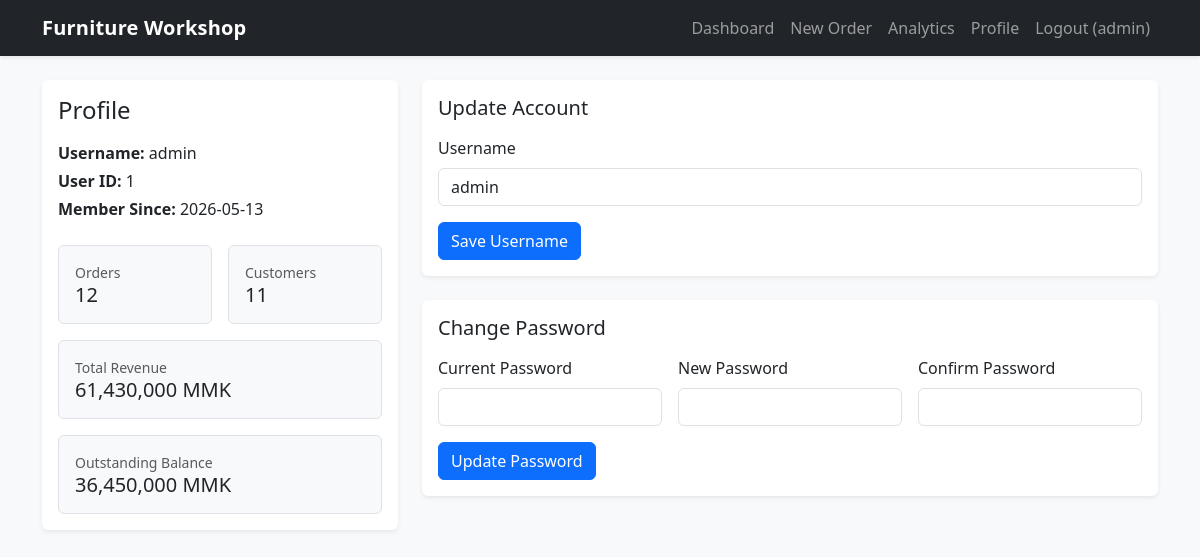
Screenshot of /profile (signed in) with the database file from the repository.
### tables this page shows
CREATE TABLE users (
            id INTEGER PRIMARY KEY AUTOINCREMENT,
            username TEXT NOT NULL UNIQUE,
            password_hash TEXT NOT NULL,
            created_at TEXT NOT NULL
        );

### app.py (the view, shortened to what this page needs)
@app.route("/profile", methods=["GET", "POST"])
@login_required
def profile() -> str | Any:
    init_db()
    db = get_db()
    user_id = int(current_user.id)
    user_row = db.execute(
        "SELECT id, username, password_hash, created_at FROM users WHERE id = ?",
        (user_id,),
    ).fetchone()
    if not user_row:
        logout_user()
        flash("User account not found.", "error")
        return redirect(url_for("login"))
    account_form = AccountForm()
    password_form = PasswordForm()
    if request.method == "GET" or request.form.get("form_type", "").strip() != "account":
        account_form.username.data = user_row["username"]
    order_count = db.execute(
        "SELECT COUNT(*) AS c FROM orders WHERE user_id = ?",
        (user_id,),
    ).fetchone()["c"]
    customer_count = db.execute(
        "SELECT COUNT(*) AS c FROM customers WHERE user_id = ?",
        (user_id,),
    ).fetchone()["c"]
    total_revenue = db.execute(
        "SELECT COALESCE(SUM(total_amount), 0) AS v FROM orders WHERE user_id = ?",
        (user_id,),
    ).fetchone()["v"]
    outstanding = db.execute(
        "SELECT COALESCE(SUM(balance), 0) AS v FROM orders WHERE user_id = ?",
        (user_id,),
    ).fetchone()["v"]
    return render_template(
        "profile.html",
        profile=user_row,
        order_count=order_count,
        customer_count=customer_count,
        total_revenue=total_revenue,
        outstanding=outstanding,
        account_form=account_form,
        password_form=password_form,
    )

### forms.py (shortened to what this page needs)
class AccountForm(FlaskForm):
    form_type = HiddenField(default="account")
    username = StringField(
        "Username",
        validators=[
            DataRequired(),
            Length(min=3, max=30),
            Regexp(
                USERNAME_PATTERN,
                message="Use only letters, numbers, dots, underscores, or hyphens.",
            ),
        ],
    )
    submit_account = SubmitField("Save Username")

class PasswordForm(FlaskForm):
    form_type = HiddenField(default="password")
    current_password = PasswordField("Current Password", validators=[DataRequired()])
    new_password = PasswordField("New Password", validators=[DataRequired(), Length(max=128)])
    confirm_password = PasswordField(
        "Confirm Password",
        validators=[
            DataRequired(),
            EqualTo("new_password", message="New password and confirmation do not match."),
        ],
    )
    submit_password = SubmitField("Update Password")

### app.py (called while the page is built, shortened)
@login_manager.user_loader
def load_user(user_id: str) -> User | None:
    db = get_db()
    row = db.execute(
        "SELECT id, username FROM users WHERE id = ?", (user_id,)
    ).fetchone()
    if not row:
        return None
    return User(id=int(row["id"]), username=row["username"])

def get_db() -> sqlite3.Connection:
    if "db" not in g:
        g.db = sqlite3.connect(DB_PATH)
        g.db.row_factory = sqlite3.Row
        g.db.execute("PRAGMA foreign_keys = ON")
    return g.db

@app.after_request
def add_security_headers(response: Any) -> Any:
    response.headers["X-Frame-Options"] = "DENY"
    response.headers["X-Content-Type-Options"] = "nosniff"
    response.headers["Referrer-Policy"] = "strict-origin-when-cross-origin"
    response.headers["Content-Security-Policy"] = (
        "default-src 'self'; "
        "script-src 'self' https://cdn.jsdelivr.net 'unsafe-inline'; "
        "style-src 'self' https://cdn.jsdelivr.net 'unsafe-inline'; "
        "img-src 'self' data:; "
        "font-src 'self' https://cdn.jsdelivr.net; "
        "connect-src 'self'; "
        "frame-ancestors 'none'; "
        "form-action 'self'; "
        "base-uri 'self'"
    )
    return response

def ensure_legacy_columns(db: sqlite3.Connection) -> None:
    order_cols = {
        row["name"] for row in db.execute("PRAGMA table_info(orders)").fetchall()
    }
    customer_cols = {
        row["name"] for row in db.execute("PRAGMA table_info(customers)").fetchall()
    }
    db.commit()

### templates/profile.html (shortened to what this page needs)
{% extends "base.html" %}
{% block content %}
<div class="row g-4">
  <div class="col-12 col-lg-4">
    <div class="card border-0 shadow-sm h-100">
      <div class="card-body">
        <h2 class="h4 mb-3">Profile</h2>
        <p class="mb-1"><strong>Username:</strong> {{ profile.username }}</p>
        <p class="mb-1"><strong>User ID:</strong> {{ profile.id }}</p>
        <p class="mb-4"><strong>Member Since:</strong> {{ profile.created_at[:10] }}</p>
        <div class="row g-3">
          <div class="col-6">
            <div class="border rounded p-3 bg-light h-100">
              <div class="text-muted small">Orders</div>
              <div class="h5 mb-0">{{ order_count }}</div>
            </div>
          </div>
          <div class="col-6">
            <div class="border rounded p-3 bg-light h-100">
              <div class="text-muted small">Customers</div>
              <div class="h5 mb-0">{{ customer_count }}</div>
            </div>
          </div>
          <div class="col-12">
            <div class="border rounded p-3 bg-light h-100">
              <div class="text-muted small">Total Revenue</div>
              <div class="h5 mb-0">{{ "{:,.0f}".format(total_revenue) }} MMK</div>
            </div>
          </div>
          <div class="col-12">
            <div class="border rounded p-3 bg-light h-100">
              <div class="text-muted small">Outstanding Balance</div>
              <div class="h5 mb-0">{{ "{:,.0f}".format(outstanding) }} MMK</div>
            </div>
          </div>
        </div>
      </div>
    </div>
  </div>
  <div class="col-12 col-lg-8">
    <div class="card border-0 shadow-sm mb-4">
      <div class="card-body">
        <h3 class="h5 mb-3">Update Account</h3>
        <form method="post" class="row g-3">
          <div class="col-12">
            {{ account_form.username.label(class="form-label") }}
            {{ account_form.username(class="form-control" ~ (' is-invalid' if account_form.username.errors else ''), autocomplete="username") }}
          </div>
          <div class="col-12 d-flex flex-wrap gap-2">
            {{ account_form.submit_account(class="btn btn-primary") }}
          </div>
        </form>
      </div>
    </div>
    <div class="card border-0 shadow-sm">
      <div class="card-body">
        <h3 class="h5 mb-3">Change Password</h3>
        <form method="post" class="row g-3">
          <div class="col-12 col-md-4">
            {{ password_form.current_password.label(class="form-label") }}
            {{ password_form.current_password(class="form-control" ~ (' is-invalid' if password_form.current_password.errors else ''), autocomplete="current-password") }}
          </div>
          <div class="col-12 col-md-4">
            {{ password_form.new_password.label(class="form-label") }}
            {{ password_form.new_password(class="form-control" ~ (' is-invalid' if password_form.new_password.errors else ''), autocomplete="new-password") }}
          </div>
          <div class="col-12 col-md-4">
            {{ password_form.confirm_password.label(class="form-label") }}
            {{ password_form.confirm_password(class="form-control" ~ (' is-invalid' if password_form.confirm_password.errors else ''), autocomplete="new-password") }}
          </div>
          <div class="col-12 d-flex flex-wrap gap-2">
            {{ password_form.submit_password(class="btn btn-primary") }}
          </div>
        </form>
      </div>
    </div>
  </div>
</div>
{% endblock %}

### templates/base.html (shortened to what this page needs)
<!doctype html>
<html lang="en">
<head>
  <link href="https://cdn.jsdelivr.net/npm/bootstrap@5.3.3/dist/css/bootstrap.min.css" rel="stylesheet">
  <link rel="stylesheet" href="{{ url_for('static', filename='styles.css') }}" />
</head>
<body class="bg-light">
  <nav class="navbar navbar-expand-lg navbar-dark bg-dark shadow-sm">
    <div class="container">
      <a class="navbar-brand fw-semibold" href="{{ url_for('index') }}">Furniture Workshop</a>
      <div class="collapse navbar-collapse" id="mainNav">
        <ul class="navbar-nav ms-auto mb-2 mb-lg-0">
          {% if current_user.is_authenticated %}
          <li class="nav-item"><a class="nav-link" href="{{ url_for('index') }}">Dashboard</a></li>
          <li class="nav-item"><a class="nav-link" href="{{ url_for('new_order') }}">New Order</a></li>
          <li class="nav-item"><a class="nav-link" href="{{ url_for('analytics') }}">Analytics</a></li>
          <li class="nav-item"><a class="nav-link" href="{{ url_for('profile') }}">Profile</a></li>
          <li class="nav-item">
            <form method="post" action="{{ url_for('logout') }}" class="d-flex">
              <button type="submit" class="nav-link btn btn-link text-decoration-none">Logout ({{ current_user.username }})</button>
            </form>
          </li>
          {% else %}
          <li class="nav-item"><a class="nav-link" href="{{ url_for('login') }}">Login</a></li>
          <li class="nav-item"><a class="nav-link" href="{{ url_for('register') }}">Register</a></li>
          {% endif %}
        </ul>
      </div>
    </div>
  </nav>
  <main class="container py-4">
    {% block content %}{% endblock %}
  </main>
</body>
</html>

### static/styles.css (style rules this page uses)
body { min-height: 100vh; }
.navbar-brand { letter-spacing: 0.2px; }

### rows the page displays
users: username "admin", id "1", created_at "2026-05-13"

### other values shown
{{ order_count }} "12"
{{ customer_count }} "11"
{{ "{:,.0f}".format(total_revenue) }} "61,430,000"
{{ "{:,.0f}".format(outstanding) }} "36,450,000"
{{ account_form.username.label(class="form-label") }} "Username"
{{ password_form.current_password.label(class="form-label") }} "Current Password"
{{ password_form.new_password.label(class="form-label") }} "New Password"
{{ password_form.confirm_password.label(class="form-label") }} "Confirm Password"
